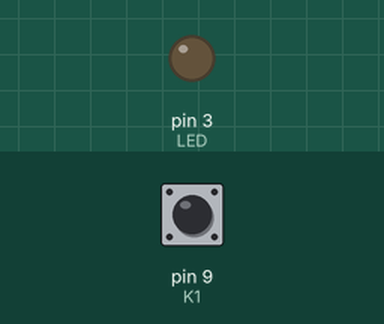
Simulated run of this sketch. Board: Arduino Uno, built with avr-gcc and run on an emulated ATmega328P. Parts: output pins drawn as LEDs (lit = HIGH). The test bench sets the inputs (shaded band); at power-on: pin 9 (K1) HIGH.

Above: at 1.2 s.
1.3 s: pin 9 (K1) pulled LOW for 0.15 s
At 1.5 s:
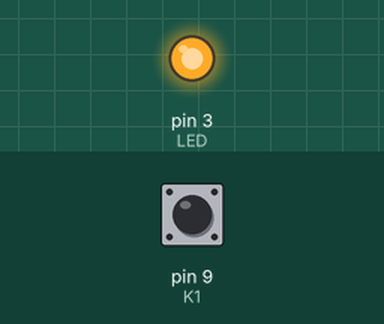
3.1 s: pin 9 (K1) pulled LOW for 3.2 s
At 7.8 s:
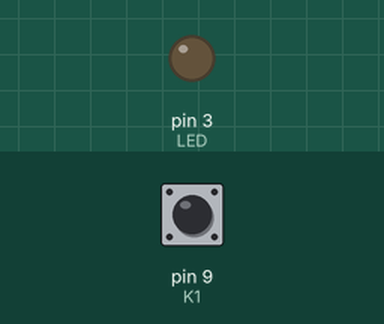
Timing chart, 0 to 9.3 s (numbered marks = the images above; inputs shaded):
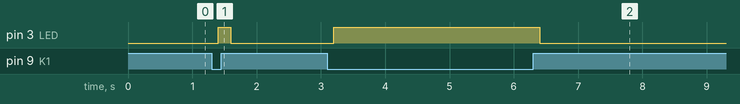

The sketch:

Voorbereiding_LED.ino
```cpp
#define K1 9
#define LED 3

long tijd = 0;
int teller = 0;
boolean dimmen = true;
int waarde = 255;


void setup() {
  // put your setup code here, to run once:
  pinMode(K1,INPUT_PULLUP);
  pinMode(LED,OUTPUT);
}

void loop() {
  // put your main code here, to run repeatedly:
  if ((digitalRead(K1) == LOW)){
    if (dimmen){
      waarde -=10;
    }else{
      waarde += 10;
    }
    tijd = millis();
    teller ++;

  }

  if(waarde < 0){
   waarde = 0;
  }else if( waarde > 255){
    waarde = 255;
  }

  analogWrite(LED,waarde);

  if ((digitalRead(K1) == HIGH)){
    if (dimmen){
      waarde = 255;
    }else{
      waarde = 0;
    }
    tijd = millis();
    teller = 0;
    digitalWrite(LED,LOW);
  }
  delay(200);

  if(teller%25 == 0){
    dimmen = !dimmen;
  }

}
```

Measured:
- after the input at 1.3 s, pin 3 (LED): LOW → HIGH after 0.10 s, → LOW 0.20 s later
- after the input at 3.1 s, pin 3 (LED): LOW → HIGH after 0.10 s, → LOW 3.2 s later
